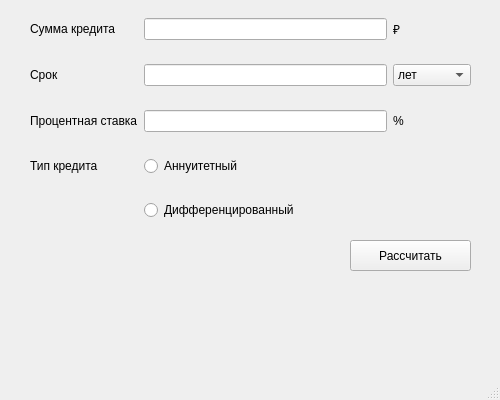
<?xml version="1.0" encoding="UTF-8"?>
<ui version="4.0">
 <class>Credit</class>
 <widget class="QMainWindow" name="Credit">
  <property name="geometry">
   <rect>
    <x>0</x>
    <y>0</y>
    <width>500</width>
    <height>400</height>
   </rect>
  </property>
  <property name="windowTitle">
   <string>MainWindow</string>
  </property>
  <widget class="QWidget" name="centralwidget">
   <widget class="QWidget" name="gridLayoutWidget">
    <property name="geometry">
     <rect>
      <x>30</x>
      <y>0</y>
      <width>441</width>
      <height>241</height>
     </rect>
    </property>
    <layout class="QGridLayout" name="gridLayout">
     <item row="2" column="1">
      <widget class="QLineEdit" name="credit_percent"/>
     </item>
     <item row="2" column="0">
      <widget class="QLabel" name="label_3">
       <property name="text">
        <string>Процентная ставка</string>
       </property>
      </widget>
     </item>
     <item row="2" column="2">
      <widget class="QLabel" name="label_6">
       <property name="text">
        <string>%</string>
       </property>
      </widget>
     </item>
     <item row="0" column="0">
      <widget class="QLabel" name="label">
       <property name="text">
        <string>Сумма кредита</string>
       </property>
      </widget>
     </item>
     <item row="0" column="2">
      <widget class="QLabel" name="label_5">
       <property name="text">
        <string>₽</string>
       </property>
      </widget>
     </item>
     <item row="1" column="1">
      <widget class="QLineEdit" name="credit_term"/>
     </item>
     <item row="0" column="1">
      <widget class="QLineEdit" name="credit_sum"/>
     </item>
     <item row="1" column="0">
      <widget class="QLabel" name="label_2">
       <property name="text">
        <string>Срок</string>
       </property>
      </widget>
     </item>
     <item row="3" column="0">
      <widget class="QLabel" name="label_4">
       <property name="text">
        <string>Тип кредита</string>
       </property>
      </widget>
     </item>
     <item row="3" column="1" colspan="2">
      <widget class="QRadioButton" name="credit_type_1">
       <property name="text">
        <string>Аннуитетный</string>
       </property>
      </widget>
     </item>
     <item row="4" column="1" colspan="2">
      <widget class="QRadioButton" name="credit_type_2">
       <property name="text">
        <string>Дифференцированный</string>
       </property>
      </widget>
     </item>
     <item row="1" column="2">
      <widget class="QComboBox" name="credit_term_type">
       <item>
        <property name="text">
         <string>лет</string>
        </property>
       </item>
       <item>
        <property name="text">
         <string>месяцев</string>
        </property>
       </item>
      </widget>
     </item>
    </layout>
   </widget>
   <widget class="QPushButton" name="run_count">
    <property name="geometry">
     <rect>
      <x>350</x>
      <y>240</y>
      <width>121</width>
      <height>31</height>
     </rect>
    </property>
    <property name="text">
     <string>Рассчитать</string>
    </property>
   </widget>
   <widget class="QLabel" name="payment">
    <property name="geometry">
     <rect>
      <x>40</x>
      <y>290</y>
      <width>67</width>
      <height>17</height>
     </rect>
    </property>
    <property name="text">
     <string/>
    </property>
   </widget>
   <widget class="QLabel" name="overpayment">
    <property name="geometry">
     <rect>
      <x>40</x>
      <y>320</y>
      <width>67</width>
      <height>17</height>
     </rect>
    </property>
    <property name="text">
     <string/>
    </property>
   </widget>
   <widget class="QLabel" name="total_sum">
    <property name="geometry">
     <rect>
      <x>40</x>
      <y>350</y>
      <width>67</width>
      <height>17</height>
     </rect>
    </property>
    <property name="text">
     <string/>
    </property>
   </widget>
  </widget>
  <widget class="QStatusBar" name="statusbar"/>
 </widget>
 <resources/>
 <connections/>
</ui>
